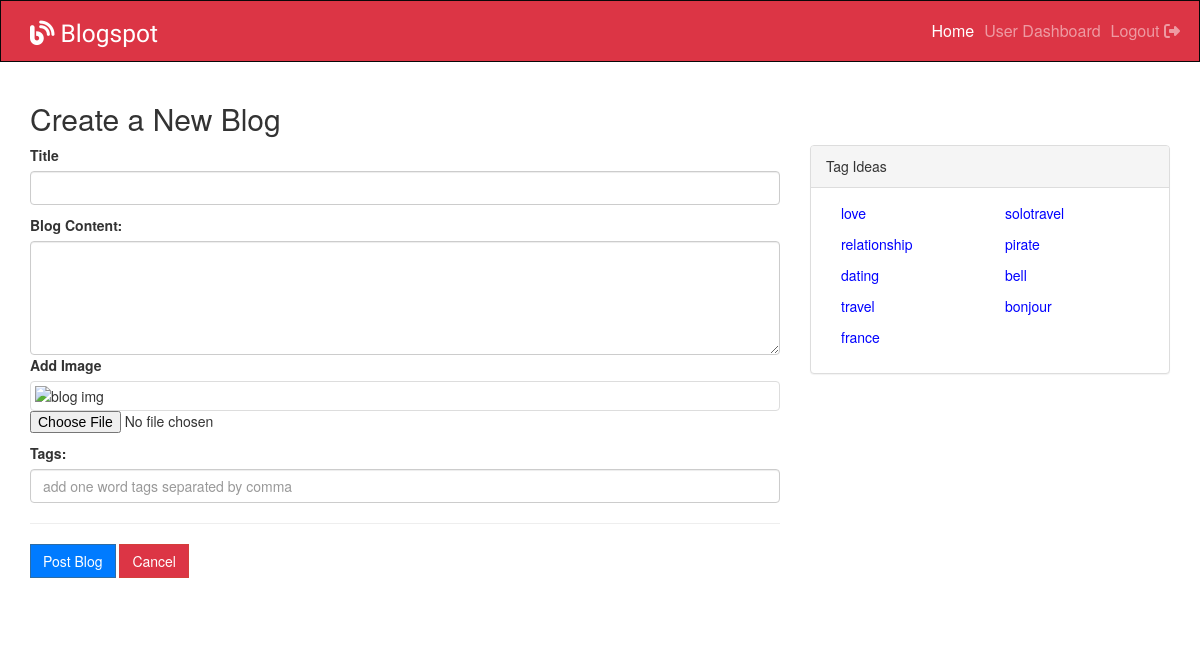
Screenshot of /blogs/create (signed in) with the database file from the repository.
### models.py (models this page shows, shortened)
class Tag(db.Model):
    __tablename__ = "tags"
    id = db.Column(db.Integer, primary_key=True)
    text = db.Column(db.String(20))
    created_at = db.Column(db.DateTime, server_default=func.now())
    updated_at = db.Column(db.DateTime, server_default=func.now(), onupdate=func.now())
    tag_has_blogs = relationship('BlogTag')

### controller_functions.py (the view, shortened to what this page needs)
def create_blog():
    if 'userid' not in session:
        flash('Must be logged in to create blog', 'error')
        return redirect('/')
    tags = Tag.query.all()
    for tag in tags:
        tag.usage = len(tag.tag_has_blogs)
    return render_template('create_blog.html', tags=tags)

### templates/create_blog.html (shortened to what this page needs)
<!DOCTYPE html>
<html lang="en">
  <head>
    <link href="http://netdna.bootstrapcdn.com/bootstrap/3.3.5/css/bootstrap.css" rel="stylesheet">
    <link href="http://cdnjs.cloudflare.com/ajax/libs/summernote/0.8.12/summernote.css" rel="stylesheet">
    <link href="{{url_for('static', filename='css/blog.css')}}" rel="stylesheet">
  </head>
  <body>
    <nav class="navbar navbar-inverse bg-danger">
      <div class="container">
        <div class="navbar-header">
          <a class="navbar-brand" href="/">
            <i class="fas fa-blog mr-3"></i>
            Blogspot
          </a>
        </div>
        <ul class="nav navbar-nav navbar-right">
          <li><a href="/" class="text-white">Home</a></li>
            {% if session['userid']  %}
            <li>
                <a href="/users/{{ session['userid'] }}">User Dashboard</a>
            </li>
            <li>
              <a id="logoutBtn" class="logout" data-redirect="/">Logout <i class="fas fa-sign-out-alt"></i></a>
            </li>
            {% endif %}
        </ul>
      </div>
    </nav>
    <div class="container">
      <h2>Create a New Blog</h2>
      <div class="row">
        <div class="col col-md-8">
      <form method="post" id="createBlog" enctype="multipart/form-data">
        <label for="title">Title</label>
        <input type="text" id="title" name="title" class="form-control" style="margin-bottom: 10px">
        <label for="summernote">Blog Content:</label>
        <textarea rows="5" id="summernote" name="editordata" class="form-control"></textarea>
        <label for="fileUpload">Add Image</label>
        <img id="imgPreview" src="#" class="thumbnail" alt="blog img">
        <input type=file name=file id="fileUpload" style="margin-bottom: 10px">
        <label for="tags">Tags:</label>
        <input type="text" class="form-control" name="tags" id="tags" placeholder="add one word tags separated by comma">
        <hr>
        <input type="submit" value="Post Blog" class="btn btn-primary">
        <input type="button" id="cancelBtn" value="Cancel" class="btn btn-danger" datasrc="{{session['userid']}}">
      </form>
      </div>
        <div class="col col-md-4">
          <div class="panel panel-default">
            <div class="panel-heading">
              Tag Ideas
            </div>
            <div class="panel-body" style="color: blue; max-height: 300px; overflow-y: auto">
              <div class="row center">
                <div class="col col-md-6">
                  {% for tag in tags[:(tags | length+1)//2] | sort(attribute='usage', reverse=True)%}
                  <p>{{tag.text}}</p>
                  {% endfor %}
                </div>
                <div class="col col-md-6">
                  {% for tag in tags[(tags | length+1)//2:] | sort(attribute='usage', reverse=True)%}
                  <p>{{tag.text}}</p>
                  {% endfor %}
                </div>
              </div>
            </div>
          </div>
        </div>
      </div>
    </div>
  </body>
</html>

### static/css/blog.css (style rules this page uses)
body { line-height: 1.5; }
.container { margin: 0 auto; }
.center { margin: 0 auto; }
.text-white { color: white !important; }
.navbar-brand { font-family: 'Gayathri', sans-serif; font-size: 1.75em; color: white !important; }
.navbar { border-radius: 0 !important; padding: .5rem 1rem; line-height: 1.5; background-color: #343a40; }
.navbar-inverse .navbar-nav > li > a { font-size: 16px; padding-right: .5rem; padding-left: .5rem; color: rgba(255,255,255,.5); }
.bg-danger { background-color: #dc3545; }
.logout { cursor: pointer; }
#createBlog { margin-bottom: 50px; }
#createBlog .btn { border-radius: 0; }
#createBlog .btn-primary { background-color: #007bff; }
#createBlog .btn-danger { background-color: #dc3545; }
.thumbnail { max-height: 200px; margin-bottom: 0 !important; }

### rows the page displays
Tag: text "love"
Tag: text "relationship"
Tag: text "dating"
Tag: text "travel"
Tag: text "france"
Tag: text "solotravel"
Tag: text "pirate"
Tag: text "bell"
Tag: text "bonjour"
